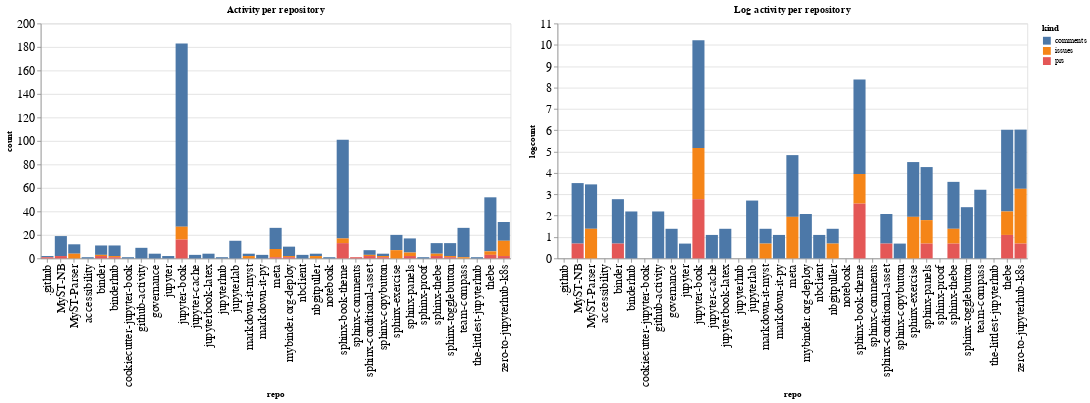

Source (notebook cell):
### Code cell
ch1 = alt.Chart(repo_summaries, width=600, title="Activity per repository").mark_bar().encode(
    x='repo',
    y='count',
    color='kind',
    tooltip="kind"
)

ch2 = alt.Chart(repo_summaries, width=600, title="Log activity per repository").mark_bar().encode(
    x='repo',
    y='logcount',
    color='kind',
    tooltip="kind"
)

ch1 | ch2

### Figure 1 — Vega-Lite specification as saved in the notebook (floating-point values rounded to 4 significant figures)
{"config": {"axisLeft": {"labelFontSize": 15}, "axisBottom": {"labelFontSize": 15}}, "hconcat": [{"mark": "bar", "encoding": {"color": {"type": "nominal", "field": "kind"}, "tooltip": {"type": "nominal", "field": "kind"}, "x": {"type": "nominal", "field": "repo"}, "y": {"type": "quantitative", "field": "count"}}, "title": "Activity per repository", "width": 600}, {"mark": "bar", "encoding": {"color": {"type": "nominal", "field": "kind"}, "tooltip": {"type": "nominal", "field": "kind"}, "x": {"type": "nominal", "field": "repo"}, "y": {"type": "quantitative", "field": "logcount"}}, "title": "Log activity per repository", "width": 600}], "data": {"name": "data-8fa54932bad18bc540d9ff25316a29f1"}, "$schema": "https://vega.github.io/schema/vega-lite/v4.8.1.json", "datasets": {"data-8fa54932bad18bc540d9ff25316a29f1": [{"repo": ".github", "kind": "comments", "count": 1, "logcount": 0.0}, {"repo": ".github", "kind": "prs", "count": 1, "logcount": 0.0}, {"repo": "MyST-NB", "kind": "comments", "count": 17, "logcount": 2.833}, {"repo": "MyST-NB", "kind": "prs", "count": 2, "logcount": 0.6931}, {"repo": "MyST-Parser", "kind": "comments", "count": 8, "logcount": 2.079}, {"repo": "MyST-Parser", "kind": "issues", "count": 4, "logcount": 1.386}, {"repo": "accessibility", "kind": "comments", "count": 1, "logcount": 0.0}, {"repo": "binder", "kind": "comments", "count": 8, "logcount": 2.079}, {"repo": "binder", "kind": "issues", "count": 1, "logcount": 0.0}, {"repo": "binder", "kind": "prs", "count": 2, "logcount": 0.6931}, {"repo": "binderhub", "kind": "comments", "count": 9, "logcount": 2.197}, {"repo": "binderhub", "kind": "issues", "count": 1, "logcount": 0.0}, {"repo": "binderhub", "kind": "prs", "count": 1, "logcount": 0.0}, {"repo": "cookiecutter-jupyter-book", "kind": "comments", "count": 1, "logcount": 0.0}, {"repo": "github-activity", "kind": "comments", "count": 9, "logcount": 2.197}, {"repo": "governance", "kind": "comments", "count": 4, "logcount": 1.386}, {"repo": "jupyter", "kind": "comments", "count": 2, "logcount": 0.6931}, {"repo": "jupyter-book", "kind": "comments", "count": 156, "logcount": 5.05}, {"repo": "jupyter-book", "kind": "issues", "count": 11, "logcount": 2.398}, {"repo": "jupyter-book", "kind": "prs", "count": 16, "logcount": 2.773}, {"repo": "jupyter-cache", "kind": "comments", "count": 3, "logcount": 1.099}, {"repo": "jupyterbook-latex", "kind": "comments", "count": 4, "logcount": 1.386}, {"repo": "jupyterhub", "kind": "comments", "count": 1, "logcount": 0.0}, {"repo": "jupyterlab", "kind": "comments", "count": 15, "logcount": 2.708}, {"repo": "markdown-it-myst", "kind": "comments", "count": 2, "logcount": 0.6931}, {"repo": "markdown-it-myst", "kind": "issues", "count": 2, "logcount": 0.6931}, {"repo": "markdown-it-py", "kind": "comments", "count": 3, "logcount": 1.099}, {"repo": "meta", "kind": "comments", "count": 18, "logcount": 2.89}, {"repo": "meta", "kind": "issues", "count": 7, "logcount": 1.946}, {"repo": "meta", "kind": "prs", "count": 1, "logcount": 0.0}, {"repo": "mybinder.org-deploy", "kind": "comments", "count": 8, "logcount": 2.079}, {"repo": "mybinder.org-deploy", "kind": "issues", "count": 1, "logcount": 0.0}, {"repo": "mybinder.org-deploy", "kind": "prs", "count": 1, "logcount": 0.0}, {"repo": "nbclient", "kind": "comments", "count": 3, "logcount": 1.099}, {"repo": "nbgitpuller", "kind": "comments", "count": 2, "logcount": 0.6931}, {"repo": "nbgitpuller", "kind": "issues", "count": 2, "logcount": 0.6931}, {"repo": "notebook", "kind": "comments", "count": 1, "logcount": 0.0}, {"repo": "sphinx-book-theme", "kind": "comments", "count": 84, "logcount": 4.431}, {"repo": "sphinx-book-theme", "kind": "issues", "count": 4, "logcount": 1.386}, {"repo": "sphinx-book-theme", "kind": "prs", "count": 13, "logcount": 2.565}, {"repo": "sphinx-comments", "kind": "prs", "count": 1, "logcount": 0.0}, {"repo": "sphinx-conditional-asset", "kind": "comments", "count": 4, "logcount": 1.386}, {"repo": "sphinx-conditional-asset", "kind": "issues", "count": 1, "logcount": 0.0}, {"repo": "sphinx-conditional-asset", "kind": "prs", "count": 2, "logcount": 0.6931}, {"repo": "sphinx-copybutton", "kind": "comments", "count": 2, "logcount": 0.6931}, {"repo": "sphinx-copybutton", "kind": "issues", "count": 1, "logcount": 0.0}, {"repo": "sphinx-copybutton", "kind": "prs", "count": 1, "logcount": 0.0}, {"repo": "sphinx-exercise", "kind": "comments", "count": 13, "logcount": 2.565}, {"repo": "sphinx-exercise", "kind": "issues", "count": 7, "logcount": 1.946}, {"repo": "sphinx-panels", "kind": "comments", "count": 12, "logcount": 2.485}, {"repo": "sphinx-panels", "kind": "issues", "count": 3, "logcount": 1.099}, {"repo": "sphinx-panels", "kind": "prs", "count": 2, "logcount": 0.6931}, {"repo": "sphinx-proof", "kind": "comments", "count": 1, "logcount": 0.0}, {"repo": "sphinx-thebe", "kind": "comments", "count": 9, "logcount": 2.197}, {"repo": "sphinx-thebe", "kind": "issues", "count": 2, "logcount": 0.6931}, {"repo": "sphinx-thebe", "kind": "prs", "count": 2, "logcount": 0.6931}, {"repo": "sphinx-togglebutton", "kind": "comments", "count": 11, "logcount": 2.398}, {"repo": "sphinx-togglebutton", "kind": "issues", "count": 1, "logcount": 0.0}, {"repo": "sphinx-togglebutton", "kind": "prs", "count": 1, "logcount": 0.0}, {"repo": "team-compass", "kind": "comments", "count": 25, "logcount": 3.219}, {"repo": "team-compass", "kind": "issues", "count": 1, "logcount": 0.0}, {"repo": "the-littlest-jupyterhub", "kind": "comments", "count": 1, "logcount": 0.0}, {"repo": "thebe", "kind": "comments", "count": 46, "logcount": 3.829}, {"repo": "thebe", "kind": "issues", "count": 3, "logcount": 1.099}, {"repo": "thebe", "kind": "prs", "count": 3, "logcount": 1.099}, {"repo": "zero-to-jupyterhub-k8s", "kind": "comments", "count": 16, "logcount": 2.773}, {"repo": "zero-to-jupyterhub-k8s", "kind": "issues", "count": 13, "logcount": 2.565}, {"repo": "zero-to-jupyterhub-k8s", "kind": "prs", "count": 2, "logcount": 0.6931}]}}
